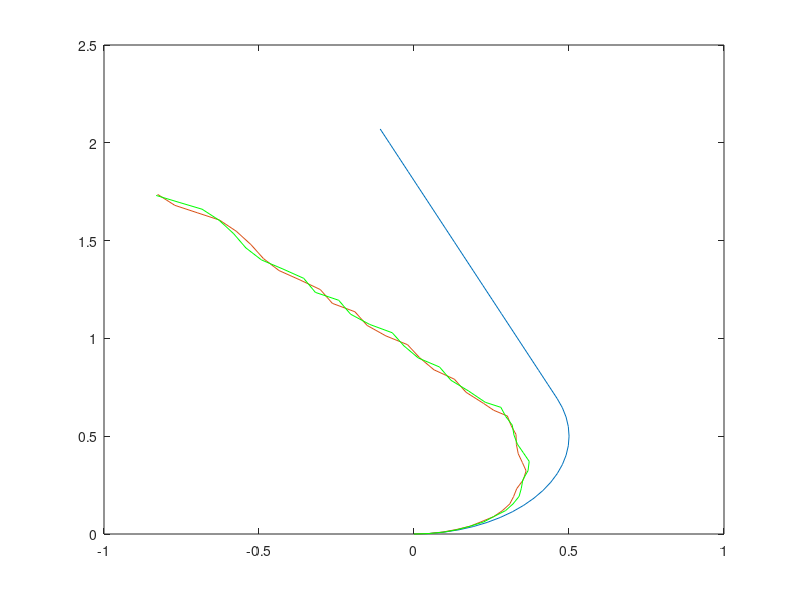

Source code (MATLAB):
% Code nay co chinh sua va sao chep tu code mau cua co :D 
pos_true_X = [0]; 
pos_true_Y = [0];
pos_true_T = [0];
pos_mes_X = [0];
pos_mes_Y = [0];
pos_mes_T = [0];
posX = [0];
posY = [0];
posT = [0];
pri_est_X = [0];
pri_est_Y = [0];
pri_est_T = [0];
pos_est_X = [0];
pos_est_Y = [0];
pos_est_T = [0];

N = 40;
vL2 = [ones(20,1)*pi/4;ones(20,1)*pi];
vR2 = [ones(20,1)*pi; ones(20,1)*pi];
vL = zeros(N);
vR = zeros(N);
PNoise_L = rand(N,1);
PNoise_R = rand(N,1);
ONoise_x = rand(N,1);
ONoise_y= rand(N,1);
ONoise_t= rand(N,1);
dt = 0.05;
r_wheel = 0.5;
b_wheel = 0.6;
P = zeros(3,3);
i = 2;
while(i<=N)
     %1 Velocites with noise
    vL=vL2(i-1)+PNoise_L(i-1);
    vR=vR2(i-1)+PNoise_R(i-1);
    dSL=dt*r_wheel*vL;
    dSR=dt*r_wheel*vR;
    dS=(dSL+dSR)/2;
    dTheta=(dSR-dSL)/b_wheel;
     %Real path (Kinematic model + velocities with noise)
    pos_true_X(i)=pos_true_X(i-1)+ dS*cos(pos_true_T(i-1)+ dTheta/2);
    pos_true_Y(i)=pos_true_Y(i-1)+ dS*sin(pos_true_T(i-1)+dTheta/2);
    pos_true_T(i)=pos_true_T(i-1)+ dTheta;
     %2. Measuremement
    %z(k)=h(x(k),u(k)) +w(k)), measurement of odometry= real path +measurement noise
    pos_mes_X(i)=pos_true_X(i)+ONoise_x(i);
    pos_mes_Y(i)=pos_true_Y(i)+ONoise_y(i);
    pos_mes_T(i)=pos_true_T(i)+ONoise_t(i);
    pos_mes=[pos_mes_X(i) pos_mes_Y(i) pos_mes_T(i)];%1x3
%3. Estimation x^-(k)=f(x^(k-1),u(k),0)
    % Velocites without noise
    vL=vL2(i-1);
    vR=vR2(i-1);
    dSL=dt*r_wheel*vL;
    dSR=dt*r_wheel*vR;
    dS=(dSL+dSR)/2;
    dTheta=(dSR-dSL)/b_wheel;
    
    % Theory path = kinematic + velocities without noise
    posX(i)=posX(i-1)+ dS*cos(posT(i-1)+ dTheta/2);
    posY(i)=posY(i-1)+ dS*sin(posT(i-1)+dTheta/2);
    posT(i)=posT(i-1)+ dTheta;
    
    pri_est_X(i)=pos_est_X(i-1)+dS*cos(pos_est_T(i-1)+ dTheta/2);
    pri_est_Y(i)=pos_est_Y(i-1)+dS*sin(pos_est_T(i-1)+dTheta/2);
    pri_est_T(i)=pos_est_T(i-1)+dTheta;
    pri_est=[ pri_est_X(i) pri_est_Y(i) pri_est_T(i)]; %1x3
    
%4. P va Kalman gain K
    A=[1 0 -dS*sin(pos_est_T(i-1)+dTheta/2);0 1 dS*cos(pos_est_T(i-1)+dTheta/2); 0 0 1]; % Jacobian of input system
    W=dt*r_wheel/2*[cos(pos_est_T(i-1)+dTheta/2)-(dS/b_wheel)*sin(pos_est_T(i-1)+dTheta/2) ... % Jacobian of input noise
                    cos(pos_est_T(i-1)+dTheta/2)+(dS/b_wheel)*sin(pos_est_T(i-1)+dTheta/2);...
                    sin(pos_est_T(i-1)+dTheta/2)+(dS/b_wheel)*cos(pos_est_T(i-1)+dTheta/2) ...
                    sin(pos_est_T(i-1)+dTheta/2)-(dS/b_wheel)*cos(pos_est_T(i-1)+dTheta/2);...
                    1/b_wheel -1/b_wheel];
                
    sig = sqrt((0.5^2)/12);
    Q = [sig*(vL2(i)^2) 0; 0 sig*(vR2(i)^2)];
    R = [10*sig 0 0; 0 10*sig 0; 0 0 sig];
    P=A*P*A'+W*Q*W'; %3x3
    K=P/(P+R); %3x3
    
    % Correct priori estimate with measurement z
    residual=pos_mes-pri_est;
    pos_est= pri_est' + K*(residual)';   % 1x3+ 3*3(3x1-3x1)=3x1
    
    pos_est_X(i)= pos_est(1); % posteriori estimate
    pos_est_Y(i)= pos_est(2);
    pos_est_T(i)= pos_est(3);
    
    P=P-K*P; % update 
        
    i=i+1;
 end  
plot(posX,posY);
hold on;
plot(pos_est_X,pos_est_Y);
hold on;
plot(pri_est_X,pri_est_Y,'g');
